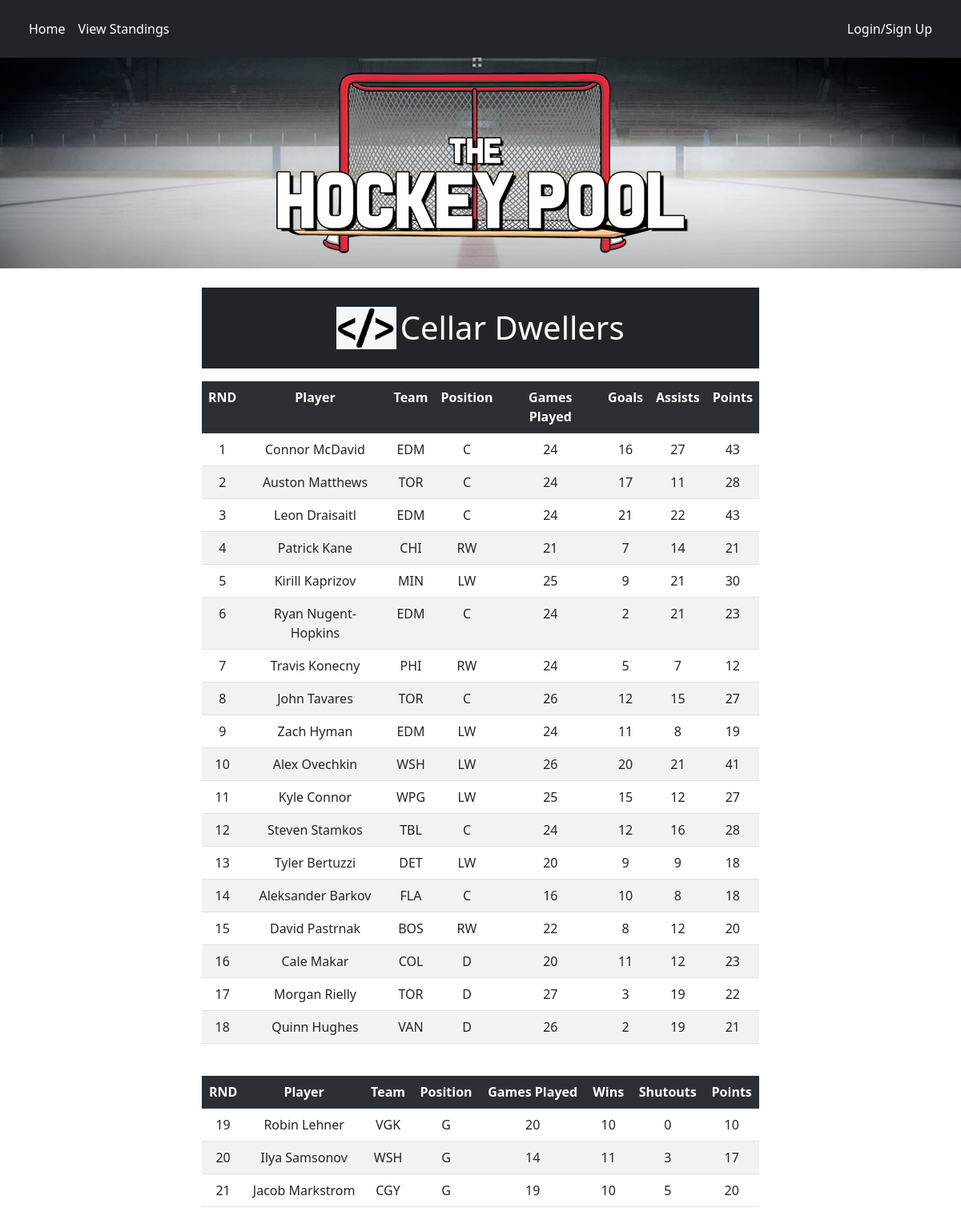
Page /teamStats/1 on the committed database.
### tables this page shows
CREATE TABLE "poolTeams" (
	"teamID"	INTEGER NOT NULL,
	"teamName"	varchar(40) NOT NULL,
	"username"	varchar(30) NOT NULL,
	"player1"	INTEGER NOT NULL,
	"player2"	INTEGER NOT NULL,
	"player3"	INTEGER NOT NULL,
	"player4"	INTEGER NOT NULL,
	"player5"	INTEGER NOT NULL,
	"player6"	INTEGER NOT NULL,
	"player7"	INTEGER NOT NULL,
	"player8"	INTEGER NOT NULL,
	"player9"	INTEGER NOT NULL,
	"player10"	INTEGER NOT NULL,
	"player11"	INTEGER NOT NULL,
	"player12"	INTEGER NOT NULL,
	"player13"	INTEGER NOT NULL,
	"player14"	INTEGER NOT NULL,
	"player15"	INTEGER NOT NULL,
	"player16"	INTEGER NOT NULL,
	"player17"	INTEGER NOT NULL,
	"player18"	INTEGER NOT NULL,
	"player19"	INTEGER NOT NULL,
	"player20"	INTEGER NOT NULL,
	"player21"	INTEGER NOT NULL,
	"teamLogo"	TEXT NOT NULL,
	CONSTRAINT "poolTeams-fk-player15" FOREIGN KEY("player15") REFERENCES "players"("playerID"),
	CONSTRAINT "poolTeams-fk-player6" FOREIGN KEY("player6") REFERENCES "players"("playerID"),
	CONSTRAINT "poolTeams-fk-player11" FOREIGN KEY("player11") REFERENCES "players"("playerID"),
	CONSTRAINT "poolTeams-fk-player1" FOREIGN KEY("player1") REFERENCES "players"("playerID"),
	CONSTRAINT "poolTeams-fk-player3" FOREIGN KEY("player3") REFERENCES "players"("playerID"),
	CONSTRAINT "poolTeams-fk-player12" FOREIGN KEY("player12") REFERENCES "players"("playerID"),
	CONSTRAINT "poolTeams-fk-player20" FOREIGN KEY("player20") REFERENCES "players"("playerID"),
	CONSTRAINT "poolTeams-fk-users" FOREIGN KEY("username") REFERENCES "users"("username"),
	CONSTRAINT "poolTeams-fk-player13" FOREIGN KEY("player13") REFERENCES "players"("playerID"),
	CONSTRAINT "poolTeams-fk-player14" FOREIGN KEY("player14") REFERENCES "players"("playerID"),
	CONSTRAINT "poolTeams-fk-player18" FOREIGN KEY("player18") REFERENCES "players"("playerID"),
	CONSTRAINT "poolTeams-fk-player10" FOREIGN KEY("player10") REFERENCES "players"("playerID"),
	CONSTRAINT "poolTeams-fk-player9" FOREIGN KEY("player9") REFERENCES "players"("playerID"),
	CONSTRAINT "poolTeams-fk-player2" FOREIGN KEY("player2") REFERENCES "players"("playerID"),
	CONSTRAINT "poolTeams-fk-player5" FOREIGN KEY("player5") REFERENCES "players"("playerID"),
	CONSTRAINT "poolTeams-fk-player7" FOREIGN KEY("player7") REFERENCES "players"("playerID"),
	CONSTRAINT "poolTeams-fk-player19" FOREIGN KEY("player19") REFERENCES "players"("playerID"),
	CONSTRAINT "poolTeams-fk-player21" FOREIGN KEY("player21") REFERENCES "players"("playerID"),
	CONSTRAINT "poolTeams-fk-player4" FOREIGN KEY("player4") REFERENCES "players"("playerID"),
	CONSTRAINT "poolTeams-fk-player8" FOREIGN KEY("player8") REFERENCES "players"("playerID"),
	PRIMARY KEY("teamID" AUTOINCREMENT),
	CONSTRAINT "poolTeams-fk-player17" FOREIGN KEY("player17") REFERENCES "players"("playerID"),
	CONSTRAINT "poolTeams-fk-player16" FOREIGN KEY("player16") REFERENCES "players"("playerID")
);

CREATE TABLE "playerStats" (
	"playerID"	INT NOT NULL,
	"seasonID"	INT NOT NULL,
	"gamesPlayed"	INT NOT NULL DEFAULT 0,
	"goals"	INT NOT NULL DEFAULT 0,
	"assists"	INT NOT NULL DEFAULT 0,
	"points"	INT NOT NULL DEFAULT 0,
	"wins"	INT NOT NULL DEFAULT 0,
	"shutouts"	INT NOT NULL DEFAULT 0,
	PRIMARY KEY("playerID","seasonID"),
	CONSTRAINT "playerStats-fk-seasons" FOREIGN KEY("seasonID") REFERENCES "seasons"("seasonID"),
	CONSTRAINT "playerStats-fk-players" FOREIGN KEY("playerID") REFERENCES "players"("playerID")
);

CREATE TABLE "players" (
	"playerID"	INT NOT NULL,
	"teamID"	INT NOT NULL,
	"firstName"	varchar(40) NOT NULL,
	"lastName"	varchar(40) NOT NULL,
	"position"	char(2) NOT NULL,
	"blockID"	INTEGER NOT NULL,
	PRIMARY KEY("playerID"),
	CONSTRAINT "players-fk-nhlTeams" FOREIGN KEY("teamID") REFERENCES "nhlTeams"("teamID")
);

CREATE TABLE "nhlTeams" (
	"teamID"	INTEGER,
	"teamName"	varchar(40) NOT NULL,
	"abbreviation"	char(4) NOT NULL,
	PRIMARY KEY("teamID" AUTOINCREMENT)
);

### application.py (the view)
@app.route("/teamStats/<teamID>")
def teamStats(teamID):
    db.connect()
    poolTeamIDs = db.getPoolTeamIDs()
    if teamID in poolTeamIDs:
        team = teamID
    playerStats = []
    selectedTeam = db.getPoolTeamByID(teamID)
    for player in selectedTeam.roster:
        playerStats.append(db.getPlayerStatsToDisplayWithID(player))
    return render_template("teamStats.html", teamID=teamID, selectedTeam=selectedTeam, playerStats=playerStats,
                           username=getUserInfo(), permission=getUserPermission(), userTeamID=getUserTeamID())

### application.py (called while the page is built)
def userTeam():
    while (True):
        try:
            db.connect()
            username = None
            teamInPool = False
            if "username" in session:
                username = session["username"]
                if (db.checkForUserInPool(username)):
                    teamInPool = True
            return teamInPool
        except sqlite3.ProgrammingError:
            db.close()

def getUserTeamID():
    while (True):
        try:
            db.connect()
            username = None
            teamID = None
            if(userTeam()):
                username = session["username"]
                teamID = db.getUserPoolTeamID(username)
            return teamID
        except sqlite3.ProgrammingError:
            db.close()

def getUserInfo():
    username = None
    if "username" in session:
        username = session["username"]
    return username

def getUserPermission():
    permission = None
    if "permission" in session:
        permission = session["permission"]
    return permission

### db.py (called while the page is built, shortened)
def connect():
    global conn

def getPlayerStatsToDisplayWithID(playerID):
    sql = '''Select p.blockID, p.firstName, p.lastName, t.abbreviation, p.position, ps.gamesPlayed,
	            ps.goals, ps.assists, ps.points, ps.wins, ps.shutouts
             From playerStats ps join players p
	            on ps.playerID = p.playerID
	         join nhlTeams t
	            on p.teamID = t.teamID
             Where p.playerID = ?'''
    try:
        with closing(conn.cursor()) as c:
            c.execute(sql, (playerID,))
            result = c.fetchone()
        return result
    except sqlite3.OperationalError as e:
        print("Error: Database could not be read. Program closing")
        print(e)
        sys.exit()

def getPoolTeamIDs():
    sql = '''Select teamID from poolTeams'''
    try:
        with closing(conn.cursor()) as c:
            c.execute(sql)
            results = c.fetchall()
            teamIDs = []
            for result in results:
                teamIDs.append(result[0])
            print(teamIDs)
            return teamIDs
    except sqlite3.OperationalError as e:
        print("Error: Database could not be read. Program closing")
        print(e)

### poolTeams.py (called while the page is built)
    @property
    def teamName(self):
        return self.__teamName

    @property
    def roster(self):
        return self.__roster

    @property
    def teamLogo(self):
        return self.__teamLogo

### templates/teamStats.html (shortened to what this page needs)
{% extends "base.html" %}
{% block content%}
    <div class="justify-content-center aligns-items-center" style="max-width: 700px; text-align: center">
        <div id="heading" class="mt-4 p-4 bg-dark text-white aligns-items-center justify-content-center w-100" style="text-align: center; justify-content: center; margin: auto">
            <div class="aligns-items-center justify-content-center" style="display:inline-block; margin: auto">
                <img class="mx-auto" src="{{ url_for('static', filename='images/'+selectedTeam.teamLogo)}}" style="max-height:75px; max-width:75px; vertical-align: middle">
                <h1 style="text-align:center; vertical-align: middle; margin: auto; display:inline-block">{{ selectedTeam.teamName }}</h1>
            </div>
        </div>
        <div class="pt-3">
            <table id="playerStats" class="table table-striped w-100" style="text-align:center">
                <tr class="table-dark"><th>RND</th><th>Player</th><th>Team</th><th>Position</th><th>Games Played</th><th>Goals</th>
                <th>Assists</th><th>Points</th></tr>
                {% for player in playerStats %}
                    {% if player[4] != "G" %}
                        <tr><td>{{player[0]}}</td><td>{{player[1] + " " + player[2]}}</td>
                            <td>{{player[3]}}</td><td>{{player[4]}}</td><td>{{player[5]}}</td>
                        <td>{{player[6]}}</td><td>{{player[7]}}</td><td>{{player[8]}}</td></tr>
                    {% endif %}
                {% endfor %}
            </table>
                <br>
            <table id="goalieStats" class="table table-striped w-100" style="text-align:center">
                <tr class="table-dark"><th>RND</th><th>Player</th><th>Team</th><th>Position</th><th>Games Played</th><th>Wins</th>
                <th>Shutouts</th><th>Points</th></tr>
                {% for player in playerStats %}
                    {% if player[4] == "G" %}
                        <tr><td>{{player[0]}}</td><td>{{player[1] + " " + player[2]}}</td>
                            <td>{{player[3]}}</td><td>{{player[4]}}</td><td>{{player[5]}}</td>
                        <td>{{player[9]}}</td><td>{{player[10]}}</td><td>{{player[9] + player[10]*2}}</td></tr>
                    {% endif %}
                {% endfor %}
            </table>
        </div>
    </div>
{% endblock %}

### rows in the picture
poolTeams: teamLogo (picture), teamName "Cellar Dwellers"
playerStats: blockID "1", lastName "Connor McDavid", abbreviation "EDM", position "C", gamesPlayed "24", goals "16", assists "27", points "43"
playerStats: blockID "2", lastName "Auston Matthews", abbreviation "TOR", position "C", gamesPlayed "24", goals "17", assists "11", points "28"
playerStats: blockID "3", lastName "Leon Draisaitl", abbreviation "EDM", position "C", gamesPlayed "24", goals "21", assists "22", points "43"
playerStats: blockID "4", lastName "Patrick Kane", abbreviation "CHI", position "RW", gamesPlayed "21", goals "7", assists "14", points "21"
playerStats: blockID "5", lastName "Kirill Kaprizov", abbreviation "MIN", position "LW", gamesPlayed "25", goals "9", assists "21", points "30"
playerStats: blockID "6", lastName "Ryan Nugent-Hopkins", abbreviation "EDM", position "C", gamesPlayed "24", goals "2", assists "21", points "23"
playerStats: blockID "7", lastName "Travis Konecny", abbreviation "PHI", position "RW", gamesPlayed "24", goals "5", assists "7", points "12"
playerStats: blockID "8", lastName "John Tavares", abbreviation "TOR", position "C", gamesPlayed "26", goals "12", assists "15", points "27"
playerStats: blockID "9", lastName "Zach Hyman", abbreviation "EDM", position "LW", gamesPlayed "24", goals "11", assists "8", points "19"
playerStats: blockID "10", lastName "Alex Ovechkin", abbreviation "WSH", position "LW", gamesPlayed "26", goals "20", assists "21", points "41"
playerStats: blockID "11", lastName "Kyle Connor", abbreviation "WPG", position "LW", gamesPlayed "25", goals "15", assists "12", points "27"
playerStats: blockID "12", lastName "Steven Stamkos", abbreviation "TBL", position "C", gamesPlayed "24", goals "12", assists "16", points "28"
playerStats: blockID "13", lastName "Tyler Bertuzzi", abbreviation "DET", position "LW", gamesPlayed "20", goals "9", assists "9", points "18"
playerStats: blockID "14", lastName "Aleksander Barkov", abbreviation "FLA", position "C", gamesPlayed "16", goals "10", assists "8", points "18"
playerStats: blockID "15", lastName "David Pastrnak", abbreviation "BOS", position "RW", gamesPlayed "22", goals "8", assists "12", points "20"
playerStats: blockID "16", lastName "Cale Makar", abbreviation "COL", position "D", gamesPlayed "20", goals "11", assists "12", points "23"
playerStats: blockID "17", lastName "Morgan Rielly", abbreviation "TOR", position "D", gamesPlayed "27", goals "3", assists "19", points "22"
playerStats: blockID "18", lastName "Quinn Hughes", abbreviation "VAN", position "D", gamesPlayed "26", goals "2", assists "19", points "21"
playerStats: blockID "19", lastName "Robin Lehner", abbreviation "VGK", position "G", gamesPlayed "20", wins "10", shutouts "0", player[9]+player[10]*2 "10"
playerStats: blockID "20", lastName "Ilya Samsonov", abbreviation "WSH", position "G", gamesPlayed "14", wins "11", shutouts "3", player[9]+player[10]*2 "17"
playerStats: blockID "21", lastName "Jacob Markstrom", abbreviation "CGY", position "G", gamesPlayed "19", wins "10", shutouts "5", player[9]+player[10]*2 "20"
